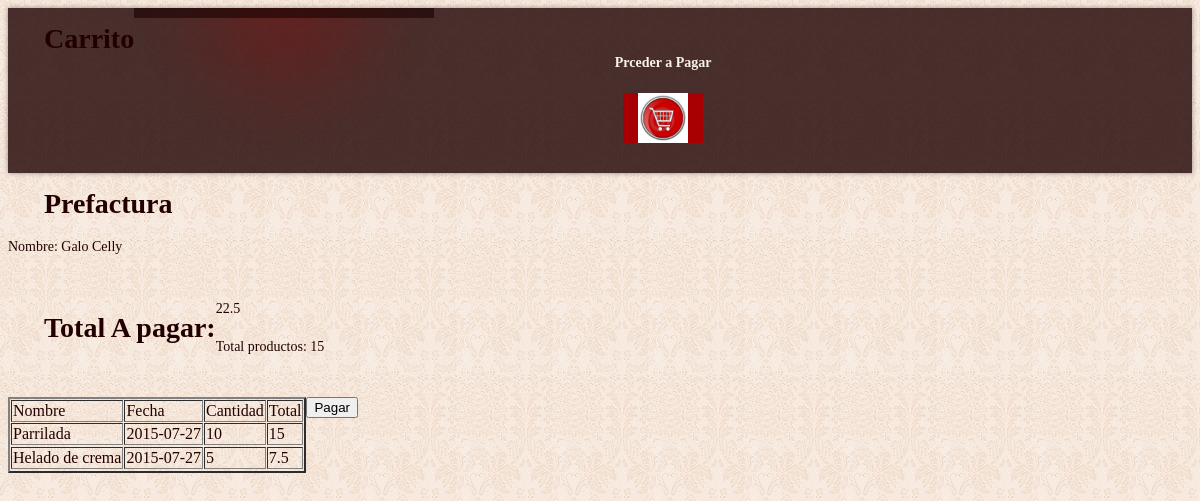
The app's page /presentation_layer/carrito.php with its own data.
### tables this page shows
CREATE TABLE IF NOT EXISTS `persona` (
  `id_persona` int(11) NOT NULL AUTO_INCREMENT,
  `nombres` varchar(45) DEFAULT NULL,
  `mail` varchar(45) DEFAULT NULL,
  `sexo` varchar(45) DEFAULT NULL,
  `cedula` varchar(45) DEFAULT NULL,
  `fecha_nacimiento` date DEFAULT NULL,
  `telefono` int(11) DEFAULT NULL,
  `direccion` varchar(45) DEFAULT NULL,
  `id_tipo` int(11) NOT NULL,
  `usuario` varchar(10) NOT NULL,
  `pass` varchar(10) NOT NULL,
  PRIMARY KEY (`id_persona`,`id_tipo`),
  KEY `fk_tipo_idx` (`id_tipo`)
);

CREATE TABLE IF NOT EXISTS `pedido` (
  `id_pedido` int(11) NOT NULL AUTO_INCREMENT,
  `id_producto` int(11) DEFAULT NULL,
  `cantidad` int(11) DEFAULT NULL,
  `fecha` date DEFAULT NULL,
  `id_persona` int(11) DEFAULT NULL,
  PRIMARY KEY (`id_pedido`),
  KEY `fk_id_producto_idx` (`id_producto`),
  KEY `fk_id_persona_idx` (`id_persona`)
);

CREATE TABLE IF NOT EXISTS `productos` (
  `id_producto` int(11) NOT NULL AUTO_INCREMENT,
  `nombre` varchar(45) DEFAULT NULL,
  `descripcion` varchar(45) DEFAULT NULL,
  `precio` double DEFAULT NULL,
  `id_empresa` int(11) NOT NULL,
  `stock` int(45) DEFAULT NULL,
  `url` varchar(300) NOT NULL,
  `estado` int(11) NOT NULL,
  PRIMARY KEY (`id_producto`,`id_empresa`),
  KEY `fk_empresa_idx` (`id_empresa`)
);

### persistence_layer/config.php (called while the page is built, shortened)
<?php
	$db_name='sico';
?>

### persistence_layer/gestion_pedidos_persistence.php (called while the page is built, shortened)
<?php
	if (!function_exists('consultar_carrito2')){
	  function consultar_carrito2($id_persona)
	  {
		$SQL_con="SELECT * from pedido as ped
		INNER JOIN productos AS pro ON ped.id_producto =pro.id_producto
		where id_persona=".$id_persona."";
		$resultado_ins= mysql_query($SQL_con);
	 while ($rowPedi = mysql_fetch_array($resultado_ins,MYSQL_ASSOC))
		{
		  $carrito[]=$rowPedi;
		}
		$SQL_con2="SELECT * from persona where id_persona=".$id_persona."";
		$resultado_ins1= mysql_query($SQL_con2);
	while ($rowPedi1 = mysql_fetch_array($resultado_ins1,MYSQL_ASSOC))
		{
		  $carrito_persona=$rowPedi1;
		}
		return array ($carrito_persona,$carrito);
		}
	}
?>

### bussines_layer/gestion_pedido.php (called while the page is built, shortened)
<?php
if (!function_exists('consultar_carrito')){
function consultar_carrito($id_persona)
{
list ($carrito_persona,$carrito) = consultar_carrito2($id_persona);
	$pago=0;
	$productos=0;
	for ($i = 0; $i <count($carrito); $i++)
	{
		$pago=$carrito[$i]['precio']*$carrito[$i]['cantidad']+$pago;
		$productos=$carrito[$i]['cantidad']+$productos;
	}
return array ($carrito_persona, $carrito,$pago,$productos);
}
}
?>

### presentation_layer/carrito.php (the view, shortened to what this page needs)
<?php
	echo "<link rel='stylesheet' href='css/style.css' type='text/css' media='all'>";
	include ("../bussines_layer/gestion_pedido.php");
	if(isset($_POST["nuevo"])){
		realizar_pago($_POST["cliente"],$_POST["productos"],$_POST["pago"],$_POST["fecha"]);
		echo '<script>alert("Guardado")</script>';
		echo "<div align=center>
		<meta http-equiv='Refresh' content='0;url=enviar_pago.php'></font></h1></div>";
		}
		else{
		list ($carrito_persona,$carrito,$pago,$productos)=consultar_carrito(1);
		echo"<f>";
		echo "<div align=center><h1>Carrito</font></h1></div>";
		echo "<section class='cols'><div align=center class='box'><div>";
		echo 	"<br><h4>Prceder a Pagar</h4><a href='#' class='button1'><img src='images/pagar.jpg' height='50' width='50'> </a></div></section>";
		echo "<div name=empresas>";
		echo "<h1>Prefactura</h1><br><br>";
		echo "<form method = 'Post' action='carrito.php'>";
			echo "<p>Nombre: ".$carrito_persona['nombres']."</p>";
			echo "<table cellspacing=1 cellspadding=1 align=left border=2 >";
				echo "<tr >";
					echo "<td>Nombre</td>";
					echo "<td>Fecha</td>";
					echo "<td>Cantidad</td>";
					echo "<td>Total</td>";
				echo "</tr>";
			for ($i = 0; $i <count($carrito); $i++)
			{
				echo "<tr >";
					echo	"<td>".$carrito[$i]['nombre']." </td>
					<td >". $carrito[$i]['fecha']."</td>
					<td>".$carrito[$i]['cantidad']."</td>
					<td>".($carrito[$i]['precio'])*($carrito[$i]['cantidad'])."</td>";
				echo "<tr >";
			}
		echo "</div>";
		echo "<h1 >Total A pagar: </h1>".$pago."";
		echo "<p >Total productos: </h1>".$productos."</p>";
		echo "<input type='submit' value='Pagar'><form>";
	}
?>

### presentation_layer/css/style.css (style rules this page uses)
article, aside, audio, canvas, command, datalist, details, embed, figcaption, figure, footer, header, hgroup, keygen, meter, nav, output, progress, section, source, video { display:block }
a { color:#a80002;text-decoration:none;outline:none }
h1 { float:left;padding:0px 0 0 36px }
p { padding-bottom:24px }
.box { background:url(../images/box_bg.png) repeat;color:#faf3ed;box-shadow:0 0 5px rgba(0, 0, 0, .4);-moz-box-shadow:0 0 5px rgba(0, 0, 0, .4);-webkit-box-shadow:0 0 5px rgba(0, 0, 0, .4) }
.box > div { background:url(../images/box_top.png) 0 top no-repeat;padding:30px;padding-top:0;overflow:hidden }
.button1 { display:inline-block;font-size:20px;color:#faf3ed;line-height:34px;padding:0 15px;background:#a80002;letter-spacing:-1px }

### records on screen
persona: nombres "Galo Celly"
pedido: productos.nombre "Parrilada", fecha "2015-07-27", cantidad "10", ($carrito[$i]['precio'])*($carrito[$i]['cantidad']) "15"
pedido: productos.nombre "Helado de crema", fecha "2015-07-27", cantidad "5", ($carrito[$i]['precio'])*($carrito[$i]['cantidad']) "7.5"

### other values on screen
$productos "15"
